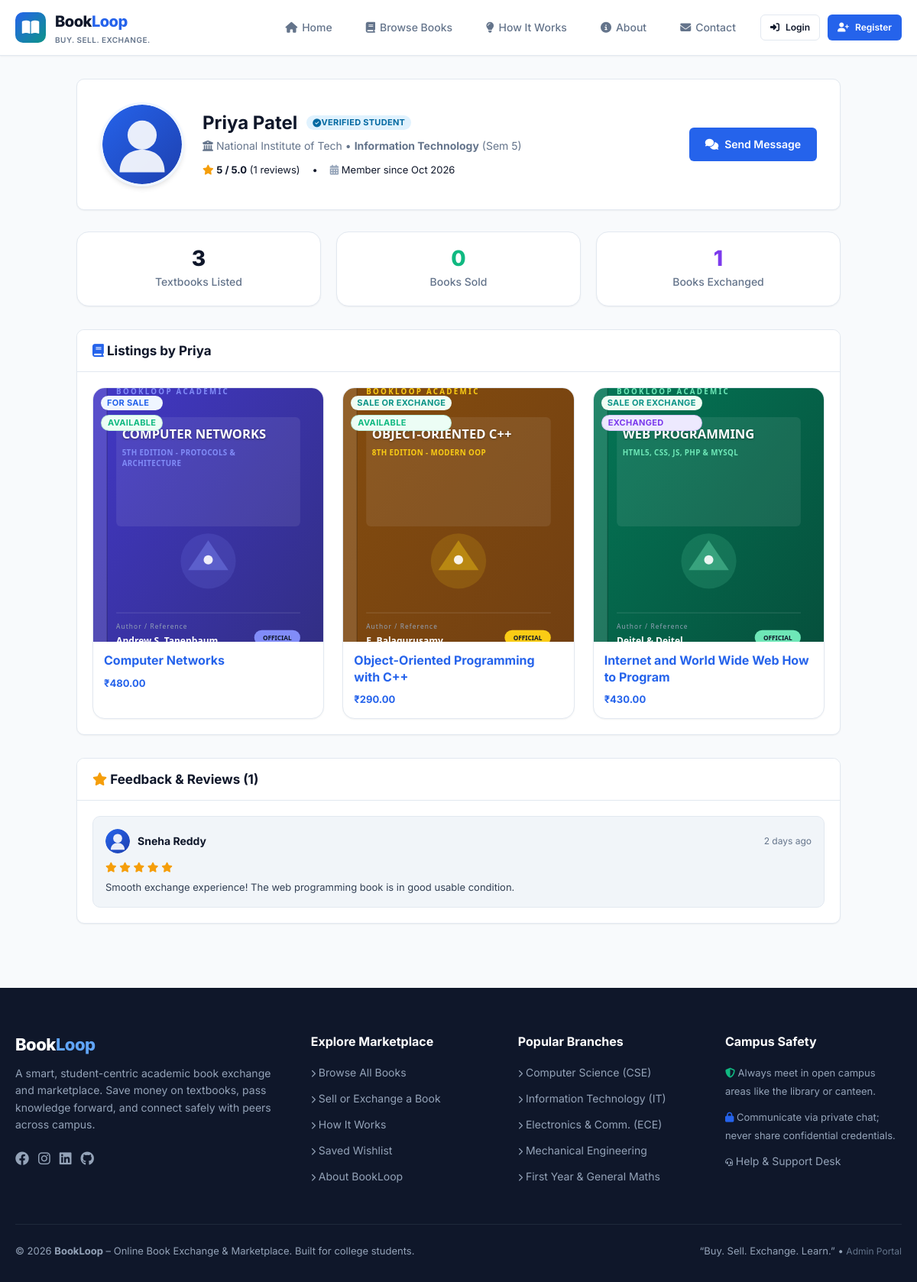
Screenshot of /profile.php?id=3 with the database file from the repository.
### tables this page shows
CREATE TABLE `users` (
  `user_id` int(11) NOT NULL AUTO_INCREMENT,
  `name` varchar(100) NOT NULL,
  `email` varchar(150) NOT NULL,
  `password` varchar(255) NOT NULL,
  `phone` varchar(20) NOT NULL,
  `college` varchar(150) NOT NULL,
  `department` varchar(100) NOT NULL,
  `semester` int(11) NOT NULL DEFAULT 1,
  `student_id` varchar(50) NOT NULL,
  `profile_image` varchar(255) DEFAULT 'default_avatar.svg',
  `role` enum('student','admin') DEFAULT 'student',
  `status` enum('active','inactive','suspended') DEFAULT 'active',
  `created_at` datetime DEFAULT current_timestamp(),
  PRIMARY KEY (`user_id`),
  UNIQUE KEY `email` (`email`),
  KEY `idx_users_email` (`email`),
  KEY `idx_users_dept` (`department`),
  KEY `idx_users_status` (`status`)
);

CREATE TABLE `books` (
  `book_id` int(11) NOT NULL AUTO_INCREMENT,
  `user_id` int(11) NOT NULL,
  `title` varchar(255) NOT NULL,
  `author` varchar(255) NOT NULL,
  `isbn` varchar(50) DEFAULT NULL,
  `subject` varchar(100) NOT NULL,
  `department` varchar(100) NOT NULL,
  `semester` int(11) NOT NULL DEFAULT 1,
  `edition` varchar(50) DEFAULT NULL,
  `publisher` varchar(150) DEFAULT NULL,
  `original_price` decimal(10,2) DEFAULT 0.00,
  `price` decimal(10,2) NOT NULL DEFAULT 0.00,
  `condition` enum('Like New','Very Good','Good','Acceptable') NOT NULL DEFAULT 'Good',
  `listing_type` enum('For Sale','For Exchange','Sale or Exchange') NOT NULL DEFAULT 'For Sale',
  `description` text NOT NULL,
  `image` varchar(255) DEFAULT 'default_book.svg',
  `location` varchar(150) NOT NULL,
  `delivery_type` varchar(150) DEFAULT 'Campus Handover & Hostel Delivery',
  `preferred_contact` varchar(100) DEFAULT 'Chat on BookLoop',
  `status` enum('Available','Pending','Sold','Exchanged') DEFAULT 'Available',
  `approval_status` enum('Pending','Approved','Rejected') DEFAULT 'Pending',
  `created_at` datetime DEFAULT current_timestamp(),
  `updated_at` datetime DEFAULT current_timestamp() ON UPDATE current_timestamp(),
  PRIMARY KEY (`book_id`),
  KEY `user_id` (`user_id`),
  KEY `idx_books_title` (`title`),
  KEY `idx_books_author` (`author`),
  KEY `idx_books_subject` (`subject`),
  KEY `idx_books_dept` (`department`),
  KEY `idx_books_sem` (`semester`),
  KEY `idx_books_status` (`status`),
  KEY `idx_books_approval` (`approval_status`),
  CONSTRAINT `books_ibfk_1` FOREIGN KEY (`user_id`) REFERENCES `users` (`user_id`) ON DELETE CASCADE
);

CREATE TABLE `reviews` (
  `review_id` int(11) NOT NULL AUTO_INCREMENT,
  `reviewer_id` int(11) NOT NULL,
  `seller_id` int(11) NOT NULL,
  `request_id` int(11) DEFAULT NULL,
  `rating` int(11) NOT NULL,
  `review` text DEFAULT NULL,
  `created_at` datetime DEFAULT current_timestamp(),
  PRIMARY KEY (`review_id`),
  KEY `reviewer_id` (`reviewer_id`),
  KEY `request_id` (`request_id`),
  KEY `idx_rev_seller` (`seller_id`),
  CONSTRAINT `reviews_ibfk_1` FOREIGN KEY (`reviewer_id`) REFERENCES `users` (`user_id`) ON DELETE CASCADE,
  CONSTRAINT `reviews_ibfk_2` FOREIGN KEY (`seller_id`) REFERENCES `users` (`user_id`) ON DELETE CASCADE,
  CONSTRAINT `reviews_ibfk_3` FOREIGN KEY (`request_id`) REFERENCES `requests` (`request_id`) ON DELETE SET NULL
);

### profile.php (the view, shortened to what this page needs)
<?php
require_once __DIR__ . '/includes/header.php';
$targetUserId = isset($_GET['id']) ? (int)$_GET['id'] : getAuthUserId();
$stmt = $pdo->prepare("SELECT * FROM users WHERE user_id = ?");
$stmt->execute([$targetUserId]);
$profileUser = $stmt->fetch();
$authUserId = getAuthUserId();
$isOwnProfile = ($authUserId && $authUserId == $profileUser['user_id']);
$totalListings = (int)$pdo->query("SELECT COUNT(*) FROM books WHERE user_id = {$targetUserId} AND approval_status = 'Approved'")->fetchColumn();
$booksSold = (int)$pdo->query("SELECT COUNT(*) FROM books WHERE user_id = {$targetUserId} AND status = 'Sold'")->fetchColumn();
$booksExchanged = (int)$pdo->query("SELECT COUNT(*) FROM books WHERE user_id = {$targetUserId} AND status = 'Exchanged'")->fetchColumn();
$ratingStats = getUserRatingStats($pdo, $targetUserId);
$revStmt = $pdo->prepare("
    SELECT r.*, reviewer.name as reviewer_name, reviewer.profile_image as reviewer_avatar
    FROM reviews r
    JOIN users reviewer ON r.reviewer_id = reviewer.user_id
    WHERE r.seller_id = ?
    ORDER BY r.created_at DESC
");
$revStmt->execute([$targetUserId]);
$reviews = $revStmt->fetchAll();
$booksStmt = $pdo->prepare("
    SELECT * FROM books
    WHERE user_id = ? AND approval_status = 'Approved'
    ORDER BY created_at DESC
");
$booksStmt->execute([$targetUserId]);
$userBooks = $booksStmt->fetchAll();
?>
<div style="max-width: 1000px; margin: 0 auto;">
  <div class="card" style="padding:30px; margin-bottom:28px;">
    <div style="display:flex; gap:24px; align-items:center; flex-wrap:wrap;">
      <img src="<?= BASE_URL ?>uploads/profiles/<?= e($profileUser['profile_image']) ?>" alt="<?= e($profileUser['name']) ?>"
           style="width:110px; height:110px; border-radius:50%; object-fit:cover; border:3px solid var(--primary-light); box-shadow:var(--shadow-md);"
           onerror="this.src='<?= BASE_URL ?>uploads/profiles/default_avatar.svg'">
      <div style="flex:1; min-width:260px;">
        <div style="display:flex; align-items:center; gap:12px; margin-bottom:4px;">
          <h1 style="font-size:24px; margin:0;"><?= e($profileUser['name']) ?></h1>
          <span class="badge" style="background:#e0f2fe; color:#0369a1;"><i class="fas fa-check-circle"></i> Verified Student</span>
        </div>
        <div style="font-size:14px; color:var(--text-muted); margin-bottom:10px;">
          <i class="fas fa-university"></i> <?= e($profileUser['college']) ?> &bull;
          <strong><?= e($profileUser['department']) ?></strong> (Sem <?= e($profileUser['semester']) ?>)
        </div>
        <div style="display:flex; align-items:center; gap:16px; font-size:13px; color:var(--text-main);">
          <span>
            <i class="fas fa-star" style="color:#f59e0b;"></i>
            <strong><?= $ratingStats['avg'] > 0 ? $ratingStats['avg'] . ' / 5.0' : 'No ratings yet' ?></strong>
            (<?= $ratingStats['count'] ?> reviews)
          </span>
          <span>&bull;</span>
          <span><i class="fas fa-calendar-alt" style="color:var(--text-light);"></i> Member since <?= date('M Y', strtotime($profileUser['created_at'])) ?></span>
        </div>
      </div>
      <div>
        <?php if ($isOwnProfile): ?>
          <a href="<?= BASE_URL ?>edit-profile.php" class="btn btn-outline-primary">
            <i class="fas fa-user-edit"></i> Edit Profile
          </a>
        <?php else: ?>
          <a href="<?= BASE_URL ?>conversation.php?seller_id=<?= $profileUser['user_id'] ?>" class="btn btn-primary">
            <i class="fas fa-comments"></i> Send Message
          </a>
        <?php endif; ?>
      </div>
    </div>
  </div>
  <div style="display:grid; grid-template-columns:repeat(3, 1fr); gap:20px; margin-bottom:30px;">
    <div class="stat-box" style="padding:20px;">
      <div class="stat-box-number" style="font-size:28px;"><?= $totalListings ?></div>
      <div class="stat-box-label">Textbooks Listed</div>
    </div>
    <div class="stat-box" style="padding:20px;">
      <div class="stat-box-number" style="font-size:28px; color:var(--success);"><?= $booksSold ?></div>
      <div class="stat-box-label">Books Sold</div>
    </div>
    <div class="stat-box" style="padding:20px;">
      <div class="stat-box-number" style="font-size:28px; color:#7c3aed;"><?= $booksExchanged ?></div>
      <div class="stat-box-label">Books Exchanged</div>
    </div>
  </div>
  <div class="card" style="margin-bottom:30px;">
    <div class="card-header">
      <h3 class="card-title"><i class="fas fa-book" style="color:var(--primary);"></i> Listings by <?= e(explode(' ', $profileUser['name'])[0]) ?></h3>
    </div>
    <div class="card-body">
      <?php if (empty($userBooks)): ?>
        <p style="color:var(--text-muted); text-align:center; padding:20px;">No public listings active right now.</p>
      <?php else: ?>
        <div class="book-grid">
          <?php foreach ($userBooks as $b): ?>
            <div class="book-card">
              <div class="book-card-img-wrapper" style="aspect-ratio: 1/1.1;">
                <div class="book-card-badges">
                  <?= getListingTypeBadge($b['listing_type']) ?>
                  <?= getStatusBadge($b['status']) ?>
                </div>
                <img src="<?= BASE_URL ?>uploads/books/<?= e($b['image']) ?>" alt="<?= e($b['title']) ?>" class="book-card-img" onerror="this.src='<?= BASE_URL ?>uploads/books/default_book.svg'">
              </div>
              <div class="book-card-body" style="padding:14px;">
                <h4 class="book-card-title"><a href="<?= BASE_URL ?>book-details.php?id=<?= $b['book_id'] ?>"><?= e($b['title']) ?></a></h4>
                <div style="font-size:13px; color:var(--primary); font-weight:700; margin-top:4px;">
                  <?= $b['listing_type'] === 'For Exchange' ? 'For Exchange' : formatPrice($b['price']) ?>
                </div>
              </div>
            </div>
          <?php endforeach; ?>
        </div>
      <?php endif; ?>
    </div>
  </div>
  <div class="card">
    <div class="card-header">
      <h3 class="card-title"><i class="fas fa-star" style="color:#f59e0b;"></i> Feedback & Reviews (<?= count($reviews) ?>)</h3>
    </div>
    <div class="card-body">
      <?php if (empty($reviews)): ?>
        <div style="text-align:center; padding:20px; color:var(--text-muted);">
          No ratings or reviews received yet. Reviews are posted after successful book purchases or exchanges.
        </div>
      <?php else: ?>
        <div style="display:flex; flex-direction:column; gap:16px;">
          <?php foreach ($reviews as $rev): ?>
            <div style="padding:16px; background:var(--bg-alt); border-radius:var(--radius-md); border:1px solid var(--border-color);">
              <div style="display:flex; justify-content:space-between; align-items:center; margin-bottom:8px;">
                <div style="display:flex; align-items:center; gap:10px;">
                  <img src="<?= BASE_URL ?>uploads/profiles/<?= e($rev['reviewer_avatar']) ?>" alt="Reviewer" style="width:32px; height:32px; border-radius:50%;" onerror="this.src='<?= BASE_URL ?>uploads/profiles/default_avatar.svg'">
                  <strong style="font-size:14px;"><?= e($rev['reviewer_name']) ?></strong>
                </div>
                <div style="font-size:12px; color:var(--text-muted);">
                  <?= timeAgo($rev['created_at']) ?>
                </div>
              </div>
              <div style="color:#f59e0b; font-size:13px; margin-bottom:6px;">
                <?php for ($i = 1; $i <= 5; $i++): ?>
                  <i class="<?= ($i <= $rev['rating']) ? 'fas' : 'far' ?> fa-star"></i>
                <?php endfor; ?>
              </div>
              <p style="font-size:13px; color:#334155; margin:0; line-height:1.5;">
                <?= e($rev['review']) ?>
              </p>
            </div>
          <?php endforeach; ?>
        </div>
      <?php endif; ?>
    </div>
  </div>
</div>
<?php require_once __DIR__ . '/includes/footer.php'; ?>

### includes/functions.php (shortened to what this page needs)
<?php
function e($str) {
    return htmlspecialchars((string)($str ?? ''), ENT_QUOTES, 'UTF-8');
}
function getAuthUserId() {
    return $_SESSION['user_id'] ?? null;
}
function formatPrice($amount) {
    return '₹' . number_format((float)$amount, 2);
}
function timeAgo($datetime) {
    $time = strtotime($datetime);
    $diff = time() - $time;
    if ($diff < 604800) return floor($diff / 86400) . ' days ago';
    return date('d M Y', $time);
}
function getStatusBadge($status) {
    $status = e($status);
    $class = 'badge-available';
    if ($status === 'Exchanged') $class = 'badge-exchanged';
    return "<span class=\"badge {$class}\">{$status}</span>";
}
function getListingTypeBadge($type) {
    $type = e($type);
    $class = 'badge-sale';
    if ($type === 'Sale or Exchange') $class = 'badge-both';
    return "<span class=\"badge {$class}\">{$type}</span>";
}
function getUserRatingStats($pdo, $userId) {
    $stmt = $pdo->prepare("SELECT COUNT(*) as review_count, AVG(rating) as avg_rating FROM reviews WHERE seller_id = ?");
    $stmt->execute([$userId]);
    $res = $stmt->fetch();
    return [
        'count' => (int)($res['review_count'] ?? 0),
        'avg' => round((float)($res['avg_rating'] ?? 0), 1)
    ];
}

### rows the page displays
users: profile_image (placeholder picture), name "Priya Patel", college "National Institute of Tech", department "Information Technology", semester "5", created_at "Oct 2026", name "Priya"
books: listing_type "FOR SALE", status "AVAILABLE", image (picture), title "Computer Networks", price "₹480.00"
books: listing_type "SALE OR EXCHANGE", status "AVAILABLE", image (picture), title "Object-Oriented Programming with C++", price "₹290.00"
books: listing_type "SALE OR EXCHANGE", status "EXCHANGED", image (picture), title "Internet and World Wide Web How to Program", price "₹430.00"
reviews: reviewer.profile_image (placeholder picture), reviewer.name "Sneha Reddy", created_at "2 days ago", rating 5 (drawn), review "Smooth exchange experience! The web programming book is in good usable condition."

### other values shown
$ratingStats['avg'] "5"
$ratingStats['count'] "1"
$totalListings "3"
$booksSold "0"
$booksExchanged "1"
count($reviews) "1"
